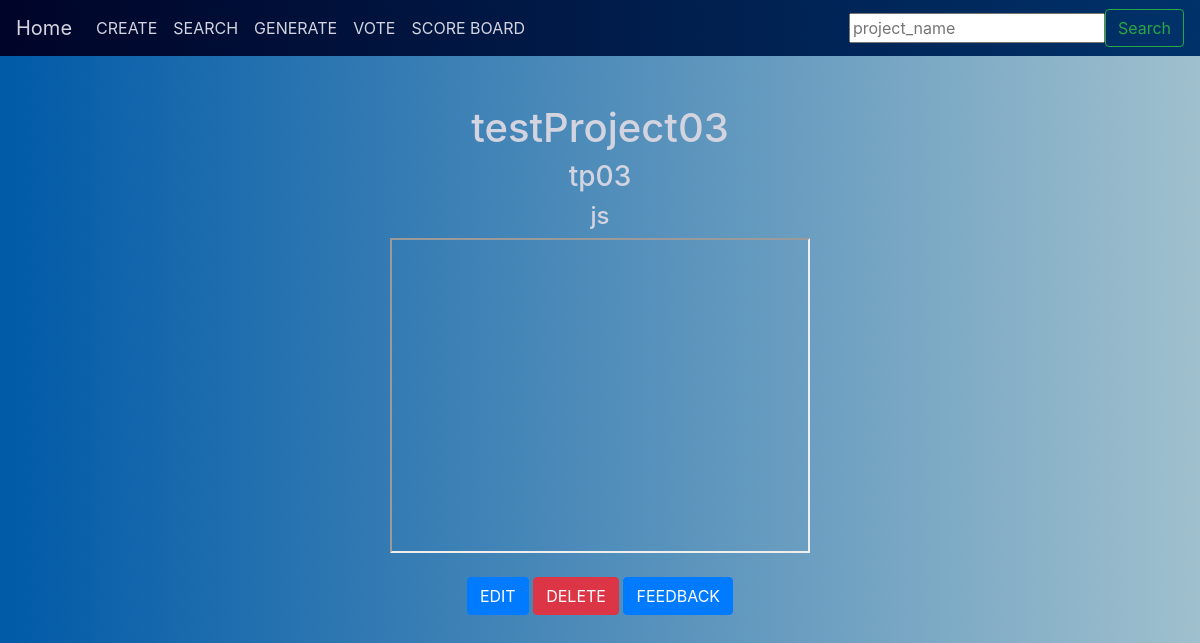
/projects/3/, run on the app's committed database.
### projects/models.py (models this page shows, shortened)
class Projects(models.Model):
    project_name = models.CharField(max_length=30)
    project_summary = models.CharField(max_length=200)
    project_link = models.CharField(max_length=200)
    project_backendLanguage = models.CharField(max_length=30)

### projects/views.py (the view, shortened to what this page needs)
# urls.py: path('<int:_id>/', views.detail, name='detail'),
def detail(request, _id):
    if request.method == 'GET': # detail page
        project = Projects.objects.raw('SELECT* FROM projects_projects WHERE id = %s', [_id])
        return render(request, 'projects/detail.html', {'project': project[0]})

### projects/templates/projects/detail.html
{% include "./partials/header.html" %}
<div class="container">
    <h1>{{project.project_name}}</h1>
    <h3>{{project.project_summary}}</h3>
    <h4>{{project.project_backendLanguage}}</h4>
    <iframe width="420" height="315" style="margin-left: auto;margin-right: auto;display: block"
        src="{{ project.project_link }}">
    </iframe><br>
    <a class="btn btn-primary" href="{% url 'projects:detail' project.id%}edit">EDIT</a>
    <a class="btn btn-danger" href="{% url 'projects:detail' project.id%}delete">DELETE</a>
    <a class="btn btn-primary" href="{% url 'projects:feedback' project.id%}">FEEDBACK</a>
</div>
{% include "./partials/footer.html" %}

### projects/static/projects/style.css (style rules this page uses)
html { height: 100%; }
body { background-image: url("/static/projects/art/1.jpg") ; color: rgb(211, 212, 223); height: 100%; position: relative; text-align: center; }
a { color: rgb(211, 212, 223); }
.container { margin-top: 3em; }

### data on the page
Projects: project_name "testProject03", project_summary "tp03", project_backendLanguage "js"
